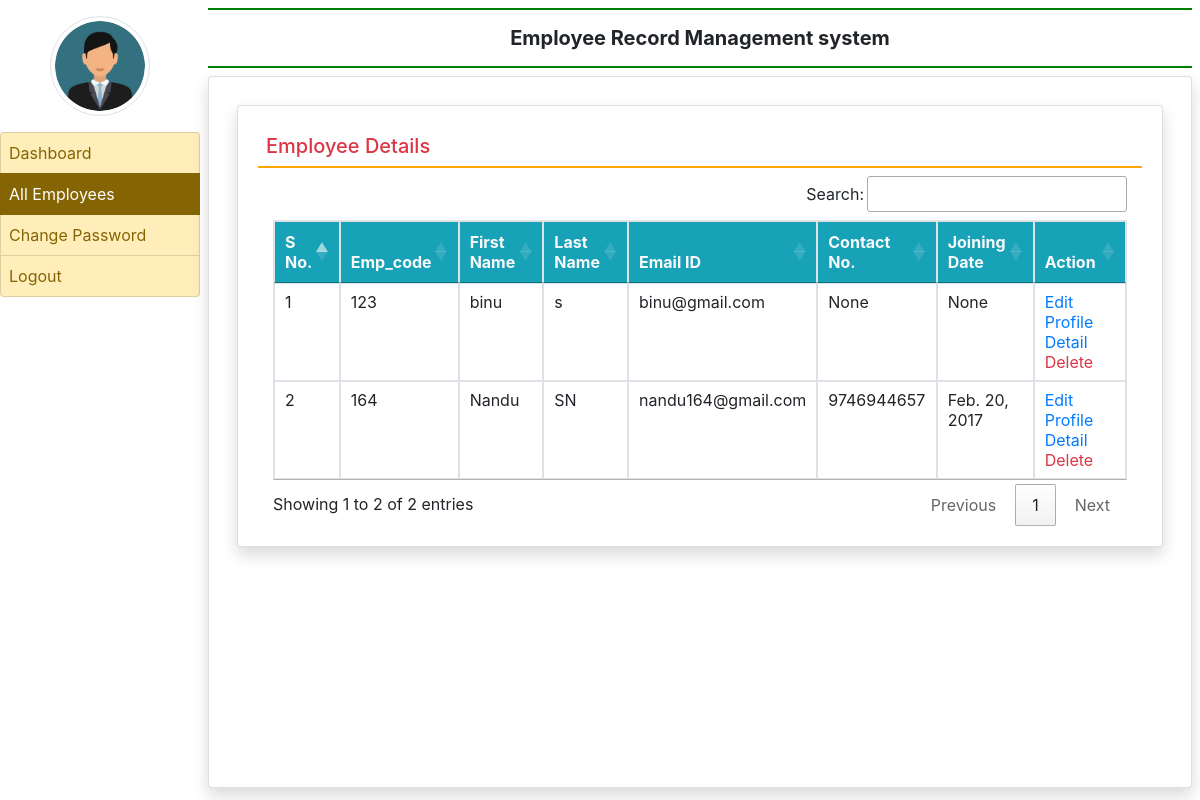
/all_employee/ (signed in), run on the app's committed database.
### employee/models.py (models this page shows, shortened)
class EmployeeDetail(models.Model):
    user = models.ForeignKey(User, on_delete=models.CASCADE)
    empcode = models.CharField(max_length=50)
    empdept = models.CharField(max_length=50, null=True)
    designation = models.CharField(max_length=100, null=True)
    contact = models.CharField(max_length=15, null=True)
    gender = models.CharField(max_length=50, null=True)
    joiningdate = models.DateField(null=True)

### employee/views.py (the view)
# urls.py: path('all_employee/', all_employee, name='all_employee'),
def all_employee(request):
    if not request.user.is_authenticated:
        return redirect('admin_login')
    employee=EmployeeDetail.objects.all()
    return render(request, 'all_employee.html',locals())

### employee/templates/all_employee.html
{% extends 'admin_base.html' %}
{%block main %}
<div class="card shadow m-2">
    <div class="card-body">
        <h5 class="p-2 text-danger" style="border-bottom : 2px solid orange">Employee Details</h5>
        <div class="container-fluid">
            <table class="table table-bordered table-hover " id="example">
                <thead class="text-light bg-info">
                    <tr>
                        <th>S No.</th>
                        <th>Emp_code</th>
                        <th>First Name</th>
                        <th>Last Name</th>
                        <th>Email ID</th>
                        <th>Contact No.</th>
                        <th>Joining Date</th>
                        <th>Action</th>
                    </tr>
                </thead>
                <tbody>
                {% for i in employee %}
                <tr>
                    <td>{{ forloop.counter }}</td>
                    <td>{{ i.empcode }}</td>
                    <td>{{ i.user.first_name }}</td>
                    <td>{{ i.user.last_name }}</td>
                    <td>{{ i.user.username }}</td>
                    <td>{{ i.contact }}</td>
                    <td>{{ i.joiningdate }}</td>
                    <td>
                        <a href="{% url 'edit_profile' i.id %}" class="text-primary">Edit Profile Detail</a>
                        <a href="{% url 'delete_employee' i.user.id %}" class="text-danger">Delete</a>
                    </td>
                </tr>
                {% endfor %}
                </tbody>
            </table>
        </div>
    </div>
</div>
{% endblock %}

### employee/templates/admin_base.html (shortened to what this page needs)
{% load static %}
<html>
<head>
  <link rel="stylesheet" href="https://cdn.jsdelivr.net/npm/bootstrap@4.6.2/dist/css/bootstrap.min.css">
<link rel="stylesheet" href="https://use.fontawesome.com/releases/v5.7.0/css/all.css">
<link rel="stylesheet" href="https://cdn.datatables.net/1.13.6/css/jquery.dataTables.min.css">
<link rel="stylesheet" href="https://cdn.datatables.net/buttons/2.4.1/css/buttons.dataTables.min.css">
</head>
<body>
<div class="container-fluid">
    <div class="row">
        <div class="col-sm-2 p-0">
            <center>
            <img src="{% static 'images/219983.png' %}" width="100" height="100" class="img-thumbnail rounded-circle my-3">
            </center>
            <div class="list-group">
                <a href="{% url 'admin_home' %}" class="list-group-item list-group-item-warning list-group-item-action {% if request.path == '/admin_home/' %} active {% endif %}"> Dashboard </a>
                <a href="{% url 'all_employee' %}" class="list-group-item list-group-item-warning list-group-item-action {% if request.path == '/all_employee/' %} active {% endif %}"> All Employees </a>
                <a href="{% url 'change_passwordadmin' %}" class="list-group-item list-group-item-warning list-group-item-action {% if request.path == '/change_passwordadmin/' %} active {% endif %}"> Change Password </a>
                <a href="{% url 'logout' %}" class="list-group-item list-group-item-warning list-group-item-action {% if request.path == '/logout/' %} active {% endif %}"> Logout</a>
            </div>
        </div>
        <div class="col-sm-10 p-0">
            <div class="container-fluid p-2">
                <h5 class="text-center p-3 font-weight-bold " style="border-bottom : 2px solid green ; border-top : 2px solid green ">Employee Record Management system</h5>
                <div class="card shadow" style="min-height : 89vh">
                    <div class="card-body">
                        {% block main%}
                        {% endblock %}
                    </div>
                </div>
            </div>
        </div>
    </div>
</div>
</body>
</html>

### employee/templates/admin_base.html (style rules this page uses)
.list-group-item { padding:8px !important; }

### data on the page
EmployeeDetail: empcode "123", user.first_name "binu", user.last_name "s", user.username "binu@gmail.com", contact "None", joiningdate "None"
EmployeeDetail: empcode "164", user.first_name "Nandu", user.last_name "SN", user.username "nandu164@gmail.com", contact "9746944657", joiningdate "Feb. 20, 2017"
